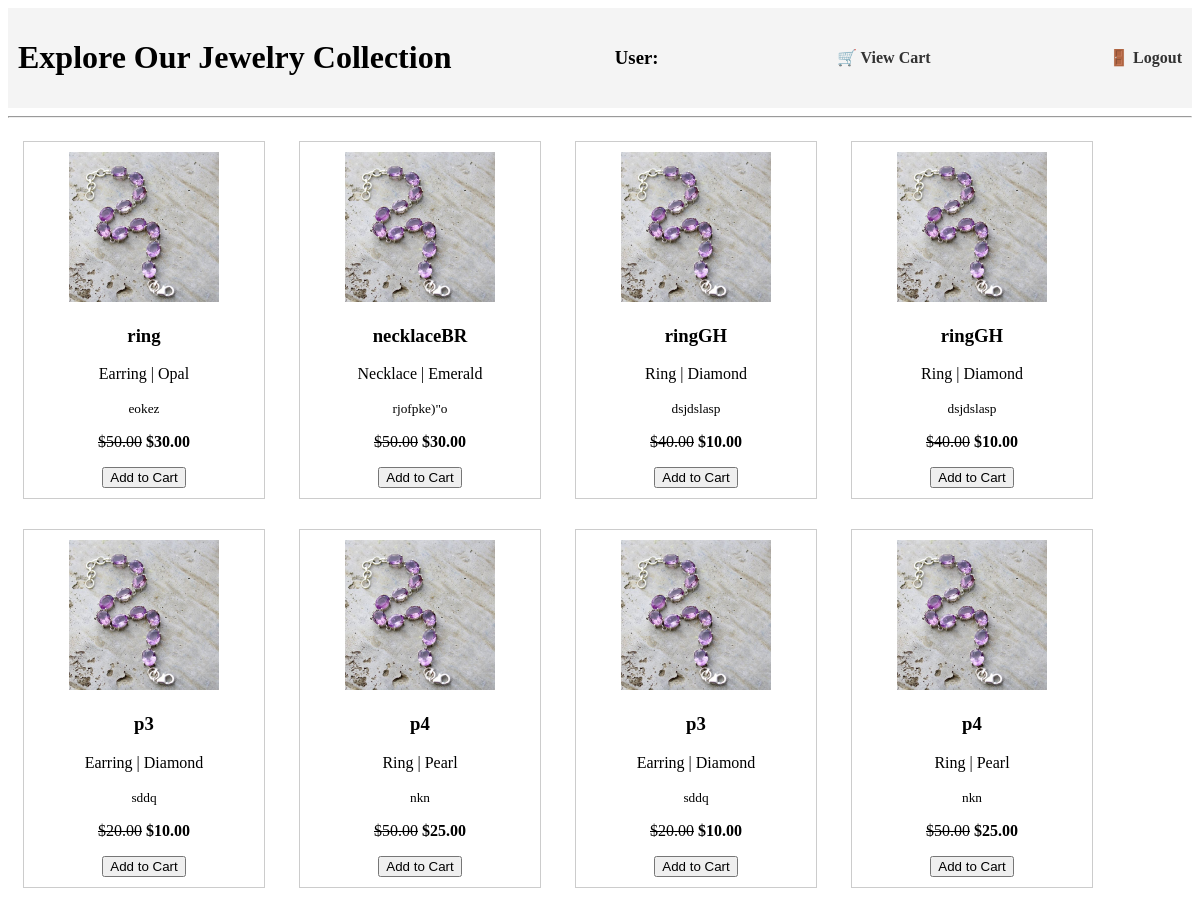
/dashboard.php, run on an earlier commit of the app's database.
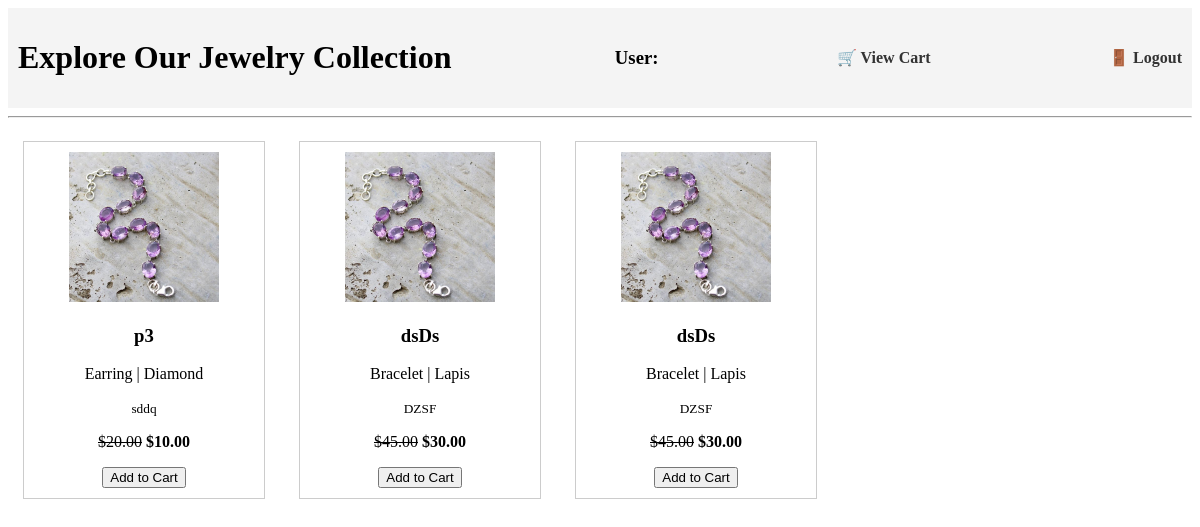
And on a later commit of the database.
### tables this page shows
CREATE TABLE IF NOT EXISTS `products` (
  `id` int NOT NULL AUTO_INCREMENT,
  `name` varchar(255) NOT NULL,
  `description` text,
  `price` decimal(10,2) NOT NULL,
  `discount_price` decimal(10,2) DEFAULT NULL,
  `category` enum('Ring','Earring','Necklace','Bracelet') NOT NULL,
  `gem_type` enum('Diamond','Pearl','Opal','Lapis','Ruby','Emerald','Amethyst','Sapphire') NOT NULL,
  `size` varchar(20) DEFAULT NULL,
  `image_path` varchar(255) NOT NULL,
  `availability` enum('In Stock','Out of Stock') DEFAULT 'In Stock',
  `created_at` timestamp NULL DEFAULT CURRENT_TIMESTAMP,
  `updated_at` timestamp NULL DEFAULT CURRENT_TIMESTAMP ON UPDATE CURRENT_TIMESTAMP,
  PRIMARY KEY (`id`),
  KEY `idx_products_category` (`category`),
  KEY `idx_products_gem_type` (`gem_type`)
);

### dashboard.php (the view, shortened to what this page needs)
<?php
require 'db_connection.php';
$sql = "SELECT * FROM products WHERE availability = 'In Stock' AND discount_price IS NOT NULL" ;
$result = mysqli_query($conn, $sql);
?>
<!DOCTYPE html>
<html>
<head>
</head>
<body>
<div class="navbar">
	<h1>Explore Our Jewelry Collection</h1>
	<h3>User:<?php echo $_SESSION['client_name'];?></h3>
    <a href="cart.php">🛒 View Cart</a>
    <a href="logout.php">🚪 Logout</a>
</div>
<hr>
<?php while ($row = mysqli_fetch_assoc($result)): ?>
    <div class="product">
        <img src="<?php echo htmlspecialchars($row['image_path']); ?>" alt="Product Image">
        <h3><?php echo htmlspecialchars($row['name']); ?></h3>
        <p><?php echo htmlspecialchars($row['category']) . " | " . htmlspecialchars($row['gem_type']); ?></p>
        <p><small><?php echo htmlspecialchars($row['description']); ?></small></p>
        <?php if ($row['discount_price']): ?>
            <p><del>$<?php echo $row['price']; ?></del> <strong>$<?php echo $row['discount_price']; ?></strong></p>
        <?php else: ?>
            <p><strong>$<?php echo $row['price']; ?></strong></p>
        <?php endif; ?>
        <form method="POST" action="add_to_cart.php">
            <input type="submit" value="Add to Cart">
        </form>
    </div>
<?php endwhile; ?>
</body>
</html>

### dashboard.php (style rules this page uses)
.product { border: 1px solid #ccc; padding: 10px; margin: 15px; width: 220px; display: inline-block; vertical-align: top; text-align: center; }
img { max-width: 100%; height: 150px; object-fit: cover; }
.navbar { background-color: #f4f4f4; padding: 10px; text-align: right; display:flex; justify-content:space-between; align-items:center; }
.navbar a { margin-left: 15px; text-decoration: none; font-weight: bold; color: #333; }

What changed in the data, as far as the page shows it:
removed products: name "ring", category "Earring", gem_type "Opal", description "eokez", price "50.00", discount_price "30.00"
removed products: name "necklaceBR", category "Necklace", gem_type "Emerald", description "rjofpke)\"o", price "50.00", discount_price "30.00"
removed products: name "ringGH", category "Ring", gem_type "Diamond", description "dsjdslasp", price "40.00", discount_price "10.00"
removed products: name "ringGH", category "Ring", gem_type "Diamond", description "dsjdslasp", price "40.00", discount_price "10.00"
removed products: name "p3", category "Earring", gem_type "Diamond", description "sddq", price "20.00", discount_price "10.00"
removed products: name "p4", category "Ring", gem_type "Pearl", description "nkn", price "50.00", discount_price "25.00"
removed products: name "p4", category "Ring", gem_type "Pearl", description "nkn", price "50.00", discount_price "25.00"
added products: name "dsDs", category "Bracelet", gem_type "Lapis", description "DZSF", price "45.00", discount_price "30.00"
added products: name "dsDs", category "Bracelet", gem_type "Lapis", description "DZSF", price "45.00", discount_price "30.00"
